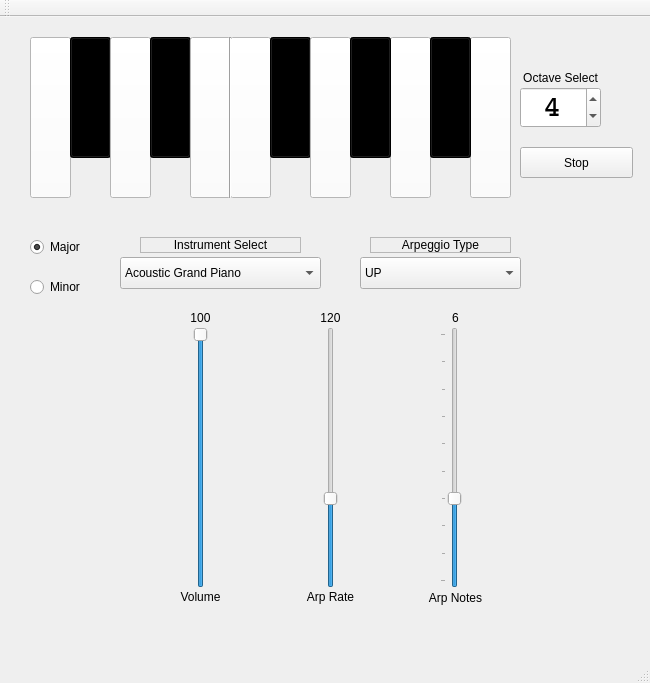
<?xml version="1.0" encoding="UTF-8"?>
<ui version="4.0">
 <class>MainWindow</class>
 <widget class="QMainWindow" name="MainWindow">
  <property name="geometry">
   <rect>
    <x>0</x>
    <y>0</y>
    <width>650</width>
    <height>683</height>
   </rect>
  </property>
  <property name="mouseTracking">
   <bool>false</bool>
  </property>
  <property name="windowTitle">
   <string>MainWindow</string>
  </property>
  <widget class="QWidget" name="centralwidget">
   <widget class="QSlider" name="volume_slider">
    <property name="geometry">
     <rect>
      <x>190</x>
      <y>310</y>
      <width>22</width>
      <height>261</height>
     </rect>
    </property>
    <property name="maximum">
     <number>100</number>
    </property>
    <property name="value">
     <number>100</number>
    </property>
    <property name="orientation">
     <enum>Qt::Vertical</enum>
    </property>
   </widget>
   <widget class="QSlider" name="arp_rate_slider">
    <property name="geometry">
     <rect>
      <x>320</x>
      <y>310</y>
      <width>22</width>
      <height>261</height>
     </rect>
    </property>
    <property name="autoFillBackground">
     <bool>false</bool>
    </property>
    <property name="minimum">
     <number>60</number>
    </property>
    <property name="maximum">
     <number>240</number>
    </property>
    <property name="value">
     <number>120</number>
    </property>
    <property name="orientation">
     <enum>Qt::Vertical</enum>
    </property>
   </widget>
   <widget class="QSlider" name="arp_notes_slider">
    <property name="geometry">
     <rect>
      <x>440</x>
      <y>310</y>
      <width>22</width>
      <height>261</height>
     </rect>
    </property>
    <property name="minimum">
     <number>3</number>
    </property>
    <property name="maximum">
     <number>12</number>
    </property>
    <property name="value">
     <number>6</number>
    </property>
    <property name="orientation">
     <enum>Qt::Vertical</enum>
    </property>
    <property name="invertedAppearance">
     <bool>false</bool>
    </property>
    <property name="tickPosition">
     <enum>QSlider::TicksAbove</enum>
    </property>
    <property name="tickInterval">
     <number>1</number>
    </property>
   </widget>
   <widget class="QLabel" name="volume_label">
    <property name="geometry">
     <rect>
      <x>160</x>
      <y>570</y>
      <width>81</width>
      <height>20</height>
     </rect>
    </property>
    <property name="text">
     <string>Volume</string>
    </property>
    <property name="alignment">
     <set>Qt::AlignCenter</set>
    </property>
   </widget>
   <widget class="QLabel" name="arp_rate_label">
    <property name="geometry">
     <rect>
      <x>290</x>
      <y>570</y>
      <width>81</width>
      <height>20</height>
     </rect>
    </property>
    <property name="text">
     <string>Arp Rate</string>
    </property>
    <property name="alignment">
     <set>Qt::AlignCenter</set>
    </property>
   </widget>
   <widget class="QLabel" name="arp_notes_label">
    <property name="geometry">
     <rect>
      <x>420</x>
      <y>570</y>
      <width>71</width>
      <height>21</height>
     </rect>
    </property>
    <property name="text">
     <string>Arp Notes</string>
    </property>
    <property name="alignment">
     <set>Qt::AlignCenter</set>
    </property>
   </widget>
   <widget class="QLabel" name="volume_reading">
    <property name="geometry">
     <rect>
      <x>170</x>
      <y>290</y>
      <width>61</width>
      <height>21</height>
     </rect>
    </property>
    <property name="text">
     <string>100</string>
    </property>
    <property name="alignment">
     <set>Qt::AlignCenter</set>
    </property>
   </widget>
   <widget class="QLabel" name="arp_rate_reading">
    <property name="geometry">
     <rect>
      <x>300</x>
      <y>290</y>
      <width>61</width>
      <height>21</height>
     </rect>
    </property>
    <property name="text">
     <string>120</string>
    </property>
    <property name="alignment">
     <set>Qt::AlignCenter</set>
    </property>
   </widget>
   <widget class="QLabel" name="arp_notes_reading">
    <property name="geometry">
     <rect>
      <x>420</x>
      <y>290</y>
      <width>71</width>
      <height>21</height>
     </rect>
    </property>
    <property name="text">
     <string>6</string>
    </property>
    <property name="alignment">
     <set>Qt::AlignCenter</set>
    </property>
   </widget>
   <widget class="QToolButton" name="C_key">
    <property name="geometry">
     <rect>
      <x>30</x>
      <y>20</y>
      <width>41</width>
      <height>161</height>
     </rect>
    </property>
    <property name="cursor">
     <cursorShape>PointingHandCursor</cursorShape>
    </property>
    <property name="autoFillBackground">
     <bool>false</bool>
    </property>
    <property name="styleSheet">
     <string notr="true">QToolButton#C_key{
	background-color: white;
}</string>
    </property>
    <property name="text">
     <string/>
    </property>
   </widget>
   <widget class="QToolButton" name="Csharp_key">
    <property name="geometry">
     <rect>
      <x>70</x>
      <y>20</y>
      <width>41</width>
      <height>121</height>
     </rect>
    </property>
    <property name="cursor">
     <cursorShape>PointingHandCursor</cursorShape>
    </property>
    <property name="styleSheet">
     <string notr="true">QToolButton#Csharp_key{background-color: black}</string>
    </property>
    <property name="text">
     <string/>
    </property>
   </widget>
   <widget class="QToolButton" name="D_key">
    <property name="geometry">
     <rect>
      <x>110</x>
      <y>20</y>
      <width>41</width>
      <height>161</height>
     </rect>
    </property>
    <property name="cursor">
     <cursorShape>PointingHandCursor</cursorShape>
    </property>
    <property name="styleSheet">
     <string notr="true">QToolButton#D_key{
	background-color: white;
}</string>
    </property>
    <property name="text">
     <string/>
    </property>
   </widget>
   <widget class="QToolButton" name="Dsharp_key">
    <property name="geometry">
     <rect>
      <x>150</x>
      <y>20</y>
      <width>41</width>
      <height>121</height>
     </rect>
    </property>
    <property name="cursor">
     <cursorShape>PointingHandCursor</cursorShape>
    </property>
    <property name="styleSheet">
     <string notr="true">QToolButton#Dsharp_key{background-color: black}</string>
    </property>
    <property name="text">
     <string/>
    </property>
   </widget>
   <widget class="QToolButton" name="E_key">
    <property name="geometry">
     <rect>
      <x>190</x>
      <y>20</y>
      <width>41</width>
      <height>161</height>
     </rect>
    </property>
    <property name="cursor">
     <cursorShape>PointingHandCursor</cursorShape>
    </property>
    <property name="styleSheet">
     <string notr="true">QToolButton#E_key{
	background-color: white;
}</string>
    </property>
    <property name="text">
     <string/>
    </property>
   </widget>
   <widget class="QToolButton" name="F_key">
    <property name="geometry">
     <rect>
      <x>230</x>
      <y>20</y>
      <width>41</width>
      <height>161</height>
     </rect>
    </property>
    <property name="cursor">
     <cursorShape>PointingHandCursor</cursorShape>
    </property>
    <property name="styleSheet">
     <string notr="true">QToolButton#F_key{
	background-color: white;
}</string>
    </property>
    <property name="text">
     <string/>
    </property>
   </widget>
   <widget class="QToolButton" name="Fsharp_key">
    <property name="geometry">
     <rect>
      <x>270</x>
      <y>20</y>
      <width>41</width>
      <height>121</height>
     </rect>
    </property>
    <property name="cursor">
     <cursorShape>PointingHandCursor</cursorShape>
    </property>
    <property name="styleSheet">
     <string notr="true">QToolButton#Fsharp_key{background-color: black}</string>
    </property>
    <property name="text">
     <string/>
    </property>
   </widget>
   <widget class="QToolButton" name="G_key">
    <property name="geometry">
     <rect>
      <x>310</x>
      <y>20</y>
      <width>41</width>
      <height>161</height>
     </rect>
    </property>
    <property name="cursor">
     <cursorShape>SplitHCursor</cursorShape>
    </property>
    <property name="styleSheet">
     <string notr="true">QToolButton#G_key{
	background-color: white;
}</string>
    </property>
    <property name="text">
     <string/>
    </property>
   </widget>
   <widget class="QToolButton" name="A_key">
    <property name="geometry">
     <rect>
      <x>390</x>
      <y>20</y>
      <width>41</width>
      <height>161</height>
     </rect>
    </property>
    <property name="cursor">
     <cursorShape>PointingHandCursor</cursorShape>
    </property>
    <property name="styleSheet">
     <string notr="true">QToolButton#A_key{
	background-color: white;
}</string>
    </property>
    <property name="text">
     <string/>
    </property>
   </widget>
   <widget class="QToolButton" name="Gsharp_key">
    <property name="geometry">
     <rect>
      <x>350</x>
      <y>20</y>
      <width>41</width>
      <height>121</height>
     </rect>
    </property>
    <property name="cursor">
     <cursorShape>PointingHandCursor</cursorShape>
    </property>
    <property name="styleSheet">
     <string notr="true">QToolButton#Gsharp_key{background-color: black;}</string>
    </property>
    <property name="text">
     <string/>
    </property>
   </widget>
   <widget class="QToolButton" name="B_key">
    <property name="geometry">
     <rect>
      <x>470</x>
      <y>20</y>
      <width>41</width>
      <height>161</height>
     </rect>
    </property>
    <property name="cursor">
     <cursorShape>PointingHandCursor</cursorShape>
    </property>
    <property name="styleSheet">
     <string notr="true">QToolButton#B_key{
	background-color: white;
}</string>
    </property>
    <property name="text">
     <string/>
    </property>
   </widget>
   <widget class="QToolButton" name="Asharp_key">
    <property name="geometry">
     <rect>
      <x>430</x>
      <y>20</y>
      <width>41</width>
      <height>121</height>
     </rect>
    </property>
    <property name="cursor">
     <cursorShape>PointingHandCursor</cursorShape>
    </property>
    <property name="styleSheet">
     <string notr="true">QToolButton#Asharp_key{background-color: black}</string>
    </property>
    <property name="text">
     <string/>
    </property>
   </widget>
   <widget class="QRadioButton" name="major_button">
    <property name="geometry">
     <rect>
      <x>30</x>
      <y>220</y>
      <width>100</width>
      <height>20</height>
     </rect>
    </property>
    <property name="text">
     <string>Major</string>
    </property>
    <property name="checked">
     <bool>true</bool>
    </property>
   </widget>
   <widget class="QRadioButton" name="minor_button">
    <property name="geometry">
     <rect>
      <x>30</x>
      <y>260</y>
      <width>100</width>
      <height>20</height>
     </rect>
    </property>
    <property name="text">
     <string>Minor</string>
    </property>
   </widget>
   <widget class="QComboBox" name="instrument_select">
    <property name="geometry">
     <rect>
      <x>120</x>
      <y>240</y>
      <width>201</width>
      <height>32</height>
     </rect>
    </property>
    <property name="currentText">
     <string>Acoustic Grand Piano</string>
    </property>
    <item>
     <property name="text">
      <string>Acoustic Grand Piano</string>
     </property>
    </item>
    <item>
     <property name="text">
      <string>Bright Acoustic Piano</string>
     </property>
    </item>
    <item>
     <property name="text">
      <string>Electric Grand Piano</string>
     </property>
    </item>
    <item>
     <property name="text">
      <string>Honky-tonk Piano</string>
     </property>
    </item>
    <item>
     <property name="text">
      <string>Electric Piano 1</string>
     </property>
    </item>
    <item>
     <property name="text">
      <string>Electric Piano 2</string>
     </property>
    </item>
    <item>
     <property name="text">
      <string>Harpsichord</string>
     </property>
    </item>
    <item>
     <property name="text">
      <string>Clavi</string>
     </property>
    </item>
    <item>
     <property name="text">
      <string>Celesta</string>
     </property>
    </item>
    <item>
     <property name="text">
      <string>Glockenspiel</string>
     </property>
    </item>
    <item>
     <property name="text">
      <string>Music Box</string>
     </property>
    </item>
    <item>
     <property name="text">
      <string>Vibraphone</string>
     </property>
    </item>
    <item>
     <property name="text">
      <string>Marimba</string>
     </property>
    </item>
    <item>
     <property name="text">
      <string>Xylophone</string>
     </property>
    </item>
    <item>
     <property name="text">
      <string>Tubular Bells</string>
     </property>
    </item>
    <item>
     <property name="text">
      <string>Dulcimer</string>
     </property>
    </item>
    <item>
     <property name="text">
      <string>Drawbar Organ</string>
     </property>
    </item>
    <item>
     <property name="text">
      <string>Percussive Organ</string>
     </property>
    </item>
    <item>
     <property name="text">
      <string>Rock Organ</string>
     </property>
    </item>
    <item>
     <property name="text">
      <string>Church Organ</string>
     </property>
    </item>
    <item>
     <property name="text">
      <string>Reed Organ</string>
     </property>
    </item>
    <item>
     <property name="text">
      <string>Accordion</string>
     </property>
    </item>
    <item>
     <property name="text">
      <string>Harmonica</string>
     </property>
    </item>
    <item>
     <property name="text">
      <string>Tango Accordion</string>
     </property>
    </item>
    <item>
     <property name="text">
      <string>Acoustic Guitar (nylon)</string>
     </property>
    </item>
    <item>
     <property name="text">
      <string>Acoustic Guitar (steel)</string>
     </property>
    </item>
    <item>
     <property name="text">
      <string>Electric Guitar (jazz)</string>
     </property>
    </item>
    <item>
     <property name="text">
      <string>Electric Guitar (clean)</string>
     </property>
    </item>
    <item>
     <property name="text">
      <string>Electric Guitar (muted)</string>
     </property>
    </item>
    <item>
     <property name="text">
      <string>Overdriven Guitar</string>
     </property>
    </item>
    <item>
     <property name="text">
      <string>Distortion Guitar</string>
     </property>
    </item>
    <item>
     <property name="text">
      <string>Guitar Harmonics</string>
     </property>
    </item>
    <item>
     <property name="text">
      <string>Acoustic Bass</string>
     </property>
    </item>
    <item>
     <property name="text">
      <string>Electric Bass (finger)</string>
     </property>
    </item>
    <item>
     <property name="text">
      <string>Electric Bass (pick)</string>
     </property>
    </item>
    <item>
     <property name="text">
      <string>Fretless Bass</string>
     </property>
    </item>
    <item>
     <property name="text">
      <string>Slap Bass 1</string>
     </property>
    </item>
    <item>
     <property name="text">
      <string>Slap Bass 2</string>
     </property>
    </item>
    <item>
     <property name="text">
      <string>Synth Bass 1</string>
     </property>
    </item>
    <item>
     <property name="text">
      <string>Synth Bass 2</string>
     </property>
    </item>
    <item>
     <property name="text">
      <string>Violin</string>
     </property>
    </item>
    <item>
     <property name="text">
      <string>Viola</string>
     </property>
    </item>
    <item>
     <property name="text">
      <string>Cello</string>
     </property>
    </item>
    <item>
     <property name="text">
      <string>Contrabass</string>
     </property>
    </item>
    <item>
     <property name="text">
      <string>Tremolo Strings</string>
     </property>
    </item>
    <item>
     <property name="text">
      <string>Pizzicato Strings</string>
     </property>
    </item>
    <item>
     <property name="text">
      <string>Orchestral Harp</string>
     </property>
    </item>
    <item>
     <property name="text">
      <string>Timpani</string>
     </property>
    </item>
    <item>
     <property name="text">
      <string>String Ensemble 1</string>
     </property>
    </item>
    <item>
     <property name="text">
      <string>String Ensemble 2</string>
     </property>
    </item>
    <item>
     <property name="text">
      <string>SynthStrings 1</string>
     </property>
    </item>
    <item>
     <property name="text">
      <string>SynthStrings 2</string>
     </property>
    </item>
    <item>
     <property name="text">
      <string>Choir Aahs</string>
     </property>
    </item>
    <item>
     <property name="text">
      <string>Voice Oohs</string>
     </property>
    </item>
    <item>
     <property name="text">
      <string>Synth Voice</string>
     </property>
    </item>
    <item>
     <property name="text">
      <string>Orchestra Hit</string>
     </property>
    </item>
    <item>
     <property name="text">
      <string>Trumpet</string>
     </property>
    </item>
    <item>
     <property name="text">
      <string>Trombone</string>
     </property>
    </item>
    <item>
     <property name="text">
      <string>Tuba</string>
     </property>
    </item>
    <item>
     <property name="text">
      <string>Muted Trumpet</string>
     </property>
    </item>
    <item>
     <property name="text">
      <string>French Horn</string>
     </property>
    </item>
    <item>
     <property name="text">
      <string>Brass Section</string>
     </property>
    </item>
    <item>
     <property name="text">
      <string>SynthBrass 1</string>
     </property>
    </item>
    <item>
     <property name="text">
      <string>SynthBrass 2</string>
     </property>
    </item>
    <item>
     <property name="text">
      <string>Soprano Sax</string>
     </property>
    </item>
    <item>
     <property name="text">
      <string>Alto Sax</string>
     </property>
    </item>
    <item>
     <property name="text">
      <string>Tenor Sax</string>
     </property>
    </item>
    <item>
     <property name="text">
      <string>Baritone Sax</string>
     </property>
    </item>
    <item>
     <property name="text">
      <string>Oboe</string>
     </property>
    </item>
    <item>
     <property name="text">
      <string>English Horn</string>
     </property>
    </item>
    <item>
     <property name="text">
      <string>Bassoon</string>
     </property>
    </item>
    <item>
     <property name="text">
      <string>Clarinet</string>
     </property>
    </item>
    <item>
     <property name="text">
      <string>Piccolo</string>
     </property>
    </item>
    <item>
     <property name="text">
      <string>Flute</string>
     </property>
    </item>
    <item>
     <property name="text">
      <string>Recorder</string>
     </property>
    </item>
    <item>
     <property name="text">
      <string>Pan Flute</string>
     </property>
    </item>
    <item>
     <property name="text">
      <string>Blown Bottle</string>
     </property>
    </item>
    <item>
     <property name="text">
      <string>Shakuhachi</string>
     </property>
    </item>
    <item>
     <property name="text">
      <string>Whistle</string>
     </property>
    </item>
    <item>
     <property name="text">
      <string>Ocarina</string>
     </property>
    </item>
    <item>
     <property name="text">
      <string>Lead 1 (square)</string>
     </property>
    </item>
    <item>
     <property name="text">
      <string>Lead 2 (sawtooth)</string>
     </property>
    </item>
    <item>
     <property name="text">
      <string>Lead 3 (calliope)</string>
     </property>
    </item>
    <item>
     <property name="text">
      <string>Lead 4 (chiff)</string>
     </property>
    </item>
    <item>
     <property name="text">
      <string>Lead 5 (charang)</string>
     </property>
    </item>
    <item>
     <property name="text">
      <string>Lead 6 (voice)</string>
     </property>
    </item>
    <item>
     <property name="text">
      <string>Lead 7 (fifths)</string>
     </property>
    </item>
    <item>
     <property name="text">
      <string>Lead 8 (bass + lead)</string>
     </property>
    </item>
    <item>
     <property name="text">
      <string>Pad 1 (new age)</string>
     </property>
    </item>
    <item>
     <property name="text">
      <string>Pad 2 (warm)</string>
     </property>
    </item>
    <item>
     <property name="text">
      <string>Pad 3 (polysynth)</string>
     </property>
    </item>
    <item>
     <property name="text">
      <string>Pad 4 (choir)</string>
     </property>
    </item>
    <item>
     <property name="text">
      <string>Pad 5 (bowed)</string>
     </property>
    </item>
    <item>
     <property name="text">
      <string>Pad 6 (metallic)</string>
     </property>
    </item>
    <item>
     <property name="text">
      <string>Pad 7 (halo)</string>
     </property>
    </item>
    <item>
     <property name="text">
      <string>Pad 8 (sweep)</string>
     </property>
    </item>
    <item>
     <property name="text">
      <string>FX 1 (rain)</string>
     </property>
    </item>
    <item>
     <property name="text">
      <string>FX 2 (soundtrack)</string>
     </property>
    </item>
    <item>
     <property name="text">
      <string>FX 3 (crystal)</string>
     </property>
    </item>
    <item>
     <property name="text">
      <string>FX 4 (atmosphere)</string>
     </property>
    </item>
    <item>
     <property name="text">
      <string>FX 5 (brightness)</string>
     </property>
    </item>
    <item>
     <property name="text">
      <string>FX 6 (goblins)</string>
     </property>
    </item>
    <item>
     <property name="text">
      <string>FX 7 (echoes)</string>
     </property>
    </item>
    <item>
     <property name="text">
      <string>FX 8 (sci-fi)</string>
     </property>
    </item>
    <item>
     <property name="text">
      <string>Sitar</string>
     </property>
    </item>
    <item>
     <property name="text">
      <string>Banjo</string>
     </property>
    </item>
    <item>
     <property name="text">
      <string>Shamisen</string>
     </property>
    </item>
    <item>
     <property name="text">
      <string>Koto</string>
     </property>
    </item>
    <item>
     <property name="text">
      <string>Kalimba</string>
     </property>
    </item>
    <item>
     <property name="text">
      <string>Bag pipe</string>
     </property>
    </item>
    <item>
     <property name="text">
      <string>Fiddle</string>
     </property>
    </item>
    <item>
     <property name="text">
      <string>Shanai</string>
     </property>
    </item>
    <item>
     <property name="text">
      <string>Tinkle Bell</string>
     </property>
    </item>
    <item>
     <property name="text">
      <string>Agogo</string>
     </property>
    </item>
    <item>
     <property name="text">
      <string>Steel Drums</string>
     </property>
    </item>
    <item>
     <property name="text">
      <string>Woodblock</string>
     </property>
    </item>
    <item>
     <property name="text">
      <string>Taiko Drum</string>
     </property>
    </item>
    <item>
     <property name="text">
      <string>Melodic Tom</string>
     </property>
    </item>
    <item>
     <property name="text">
      <string>Synth Drum</string>
     </property>
    </item>
    <item>
     <property name="text">
      <string>Reverse Cymbal</string>
     </property>
    </item>
    <item>
     <property name="text">
      <string>Guitar Fret Noise</string>
     </property>
    </item>
    <item>
     <property name="text">
      <string>Breath Noise</string>
     </property>
    </item>
    <item>
     <property name="text">
      <string>Seashore</string>
     </property>
    </item>
    <item>
     <property name="text">
      <string>Bird Tweet</string>
     </property>
    </item>
    <item>
     <property name="text">
      <string>Telephone Ring</string>
     </property>
    </item>
    <item>
     <property name="text">
      <string>Helicopter</string>
     </property>
    </item>
    <item>
     <property name="text">
      <string>Applause</string>
     </property>
    </item>
    <item>
     <property name="text">
      <string>Gunshot</string>
     </property>
    </item>
   </widget>
   <widget class="QLabel" name="instrument_label">
    <property name="geometry">
     <rect>
      <x>140</x>
      <y>220</y>
      <width>161</width>
      <height>16</height>
     </rect>
    </property>
    <property name="frameShape">
     <enum>QFrame::StyledPanel</enum>
    </property>
    <property name="text">
     <string>Instrument Select</string>
    </property>
    <property name="textFormat">
     <enum>Qt::AutoText</enum>
    </property>
    <property name="alignment">
     <set>Qt::AlignCenter</set>
    </property>
   </widget>
   <widget class="QSpinBox" name="spinBox">
    <property name="geometry">
     <rect>
      <x>520</x>
      <y>70</y>
      <width>81</width>
      <height>41</height>
     </rect>
    </property>
    <property name="font">
     <font>
      <family>Courier</family>
      <pointsize>22</pointsize>
      <weight>75</weight>
      <bold>true</bold>
     </font>
    </property>
    <property name="alignment">
     <set>Qt::AlignCenter</set>
    </property>
    <property name="maximum">
     <number>6</number>
    </property>
    <property name="value">
     <number>4</number>
    </property>
   </widget>
   <widget class="QLabel" name="octave_label">
    <property name="geometry">
     <rect>
      <x>510</x>
      <y>50</y>
      <width>101</width>
      <height>21</height>
     </rect>
    </property>
    <property name="text">
     <string>Octave Select</string>
    </property>
    <property name="alignment">
     <set>Qt::AlignCenter</set>
    </property>
   </widget>
   <widget class="QPushButton" name="stop_button">
    <property name="geometry">
     <rect>
      <x>520</x>
      <y>130</y>
      <width>113</width>
      <height>31</height>
     </rect>
    </property>
    <property name="text">
     <string>Stop</string>
    </property>
   </widget>
   <widget class="QComboBox" name="arp_type_select">
    <property name="geometry">
     <rect>
      <x>360</x>
      <y>240</y>
      <width>161</width>
      <height>32</height>
     </rect>
    </property>
    <item>
     <property name="text">
      <string>UP</string>
     </property>
    </item>
    <item>
     <property name="text">
      <string>DOWN</string>
     </property>
    </item>
    <item>
     <property name="text">
      <string>UP -&gt; DOWN</string>
     </property>
    </item>
    <item>
     <property name="text">
      <string>RANDOM</string>
     </property>
    </item>
   </widget>
   <widget class="QLabel" name="label">
    <property name="geometry">
     <rect>
      <x>370</x>
      <y>220</y>
      <width>141</width>
      <height>16</height>
     </rect>
    </property>
    <property name="frameShape">
     <enum>QFrame::StyledPanel</enum>
    </property>
    <property name="text">
     <string>Arpeggio Type</string>
    </property>
    <property name="alignment">
     <set>Qt::AlignCenter</set>
    </property>
   </widget>
   <widget class="Line" name="line">
    <property name="geometry">
     <rect>
      <x>220</x>
      <y>20</y>
      <width>20</width>
      <height>161</height>
     </rect>
    </property>
    <property name="font">
     <font>
      <pointsize>20</pointsize>
      <weight>75</weight>
      <bold>true</bold>
     </font>
    </property>
    <property name="orientation">
     <enum>Qt::Vertical</enum>
    </property>
   </widget>
  </widget>
  <widget class="QMenuBar" name="menubar">
   <property name="geometry">
    <rect>
     <x>0</x>
     <y>0</y>
     <width>650</width>
     <height>22</height>
    </rect>
   </property>
  </widget>
  <widget class="QStatusBar" name="statusbar"/>
  <widget class="QToolBar" name="toolBar">
   <property name="windowTitle">
    <string>toolBar</string>
   </property>
   <attribute name="toolBarArea">
    <enum>TopToolBarArea</enum>
   </attribute>
   <attribute name="toolBarBreak">
    <bool>false</bool>
   </attribute>
  </widget>
 </widget>
 <resources/>
 <connections/>
</ui>
